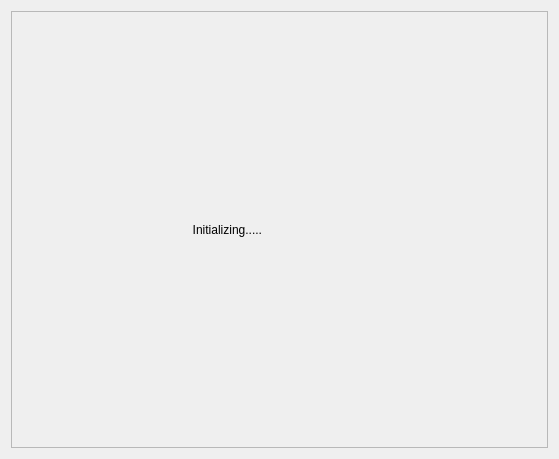
<?xml version="1.0" encoding="UTF-8"?>
<ui version="4.0">
 <class>ToplevelWindow</class>
 <widget class="QWidget" name="ToplevelWindow">
  <property name="geometry">
   <rect>
    <x>0</x>
    <y>0</y>
    <width>559</width>
    <height>459</height>
   </rect>
  </property>
  <property name="windowTitle">
   <string>ToplevelWindow</string>
  </property>
  <layout class="QGridLayout" name="gridLayout">
   <item row="0" column="0">
    <widget class="QFrame" name="frame">
     <property name="frameShape">
      <enum>QFrame::StyledPanel</enum>
     </property>
     <property name="frameShadow">
      <enum>QFrame::Raised</enum>
     </property>
     <layout class="QGridLayout" name="gridLayout_2">
      <item row="0" column="0">
       <widget class="QLabel" name="label">
        <property name="text">
         <string>                                                   Initializing.....</string>
        </property>
       </widget>
      </item>
     </layout>
    </widget>
   </item>
  </layout>
 </widget>
 <layoutdefault spacing="6" margin="11"/>
 <resources/>
 <connections/>
</ui>
